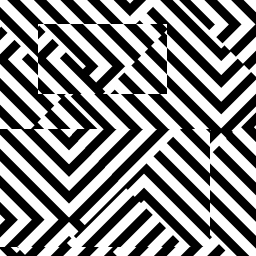
#> input picture AN-TP2/consigna_3/imagen1.jpg, 256 x 256 px
$ python fft_magnitud.py
#> lines starting #> are read from the running program, lines starting #| are printed output that depends on the picture
### AN-TP2/consigna_3/scripts/common_tp3.py
from pathlib import Path
import numpy as np
import matplotlib.pyplot as plt
from PIL import Image
from skimage.transform import warp_polar
from skimage.registration import phase_cross_correlation

BASE_DIR = Path(__file__).resolve().parent.parent
OUT_DIR = BASE_DIR / "salida_punto3"
OUT_DIR.mkdir(exist_ok=True)
F1_PATH = BASE_DIR / "imagen1.jpg"
F5_PATH = BASE_DIR / "imagen5.jpg"

def leer_gris(path):
    """Lee una imagen como matriz de intensidades normalizadas en [0,1]."""
    return np.array(Image.open(path).convert("L")).astype(np.float32) / 255.0
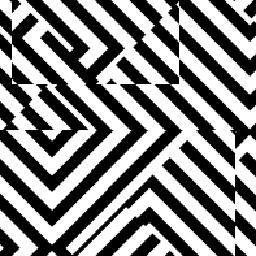
#> input picture AN-TP2/consigna_3/imagen5.jpg, 256 x 256 px

def guardar_par(a,b,t1,t2,nombre,cmap="gray",aspect=None,axis_off=True):
    fig, axs = plt.subplots(1,2,figsize=(11,5))
    axs[0].imshow(a,cmap=cmap,aspect=aspect); axs[0].set_title(t1)
    axs[1].imshow(b,cmap=cmap,aspect=aspect); axs[1].set_title(t2)
    if axis_off:
        axs[0].axis("off"); axs[1].axis("off")
    else:
        axs[0].set_xlabel("x"); axs[0].set_ylabel("y")
        axs[1].set_xlabel("x"); axs[1].set_ylabel("y")
    plt.tight_layout()
    ruta = OUT_DIR / nombre
    plt.savefig(ruta, dpi=180)
    plt.show()
    return ruta

def guardar_img(a,titulo,nombre,cmap="gray",aspect=None,axis_off=True,mark=None):
    fig, ax = plt.subplots(figsize=(7,5))
    ax.imshow(a,cmap=cmap,aspect=aspect); ax.set_title(titulo)
    if mark is not None:
        fila, col = mark
        ax.scatter([col],[fila],s=150,marker="x")
    if axis_off:
        ax.axis("off")
    else:
        ax.set_xlabel("columna"); ax.set_ylabel("fila")
    plt.tight_layout()
    ruta = OUT_DIR / nombre
    plt.savefig(ruta, dpi=180)
    plt.show()
    return ruta

def preparar_fft(img):
    """Resta promedio, aplica ventana Hann, calcula FFT2 centrada y magnitudes."""
    h,w = img.shape
#> h = 256; w = 256
    ventana = np.outer(np.hanning(h), np.hanning(w))
    preparada = (img - img.mean()) * ventana
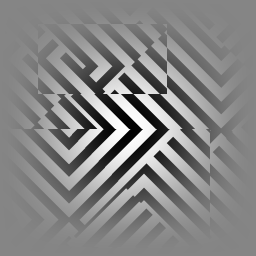
#> preparada: shape (256, 256) float64; min -0.522, max 0.478, mean 0.000256; drawn with min black and max white
    F = np.fft.fftshift(np.fft.fft2(preparada))
    magnitud = np.abs(F)
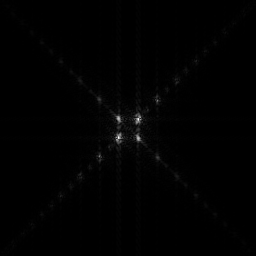
#> magnitud: shape (256, 256) float64; min 0.0112, max 1628, mean 12.1; drawn with min black and max white
    magnitud_log = np.log1p(magnitud)
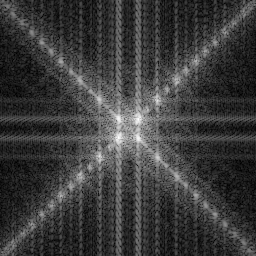
#> magnitud_log: shape (256, 256) float64; min 0.0111, max 7.4, mean 1.75; drawn with min black and max white
    return preparada, ventana, F, magnitud, magnitud_log

# [22 lines left out: functions a_logpolar, correlacion_fase_manual, not called in this run]

### AN-TP2/consigna_3/scripts/fft_magnitud.py
from common_tp3 import *

print("PASO 2 - FFT 2D y magnitud del espectro")
f1 = leer_gris(F1_PATH)
f5 = leer_gris(F5_PATH)
prep1, ventana, F1, M1, M1log = preparar_fft(f1)
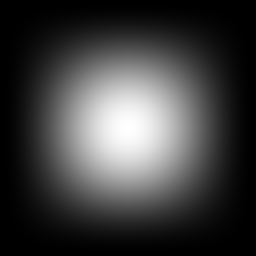
#> ventana: shape (256, 256) float64; min 0, max 1, mean 0.248
prep5, _, F5, M5, M5log = preparar_fft(f5)
#> in preparar_fft (call 2), `preparada = (img - img.mean()) * ventana`:
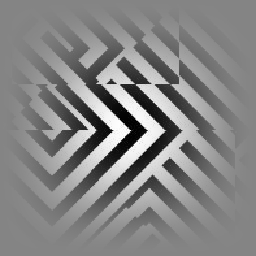
#> preparada: shape (256, 256) float64; min -0.521, max 0.479, mean 0.000501; drawn with min black and max white
#> in preparar_fft (call 2), `magnitud_log = np.log1p(magnitud)`:
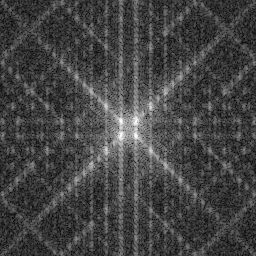
#> magnitud_log: shape (256, 256) float64; min 0.0272, max 7.38, mean 2; drawn with min black and max white
print("Formula conceptual: F(u,v) = sum_x sum_y f(x,y) exp(-j 2pi (ux/M + vy/N))")
print("Se resta el promedio, se aplica ventana Hann y se calcula FFT2 centrada con fftshift.")
print("Luego se obtiene |F| y para visualizar log(1 + |F|).")
guardar_img(ventana, "Ventana Hann 2D", "02_ventana_hann_2d.png")
guardar_par(prep1, prep5, "f1 preparada para FFT", "f5 preparada para FFT", "03_imagenes_preparadas_fft.png")
guardar_par(M1log, M5log, "log(1 + |FFT2(f1)|)", "log(1 + |FFT2(f5)|)", "04_magnitudes_fft_log.png")
